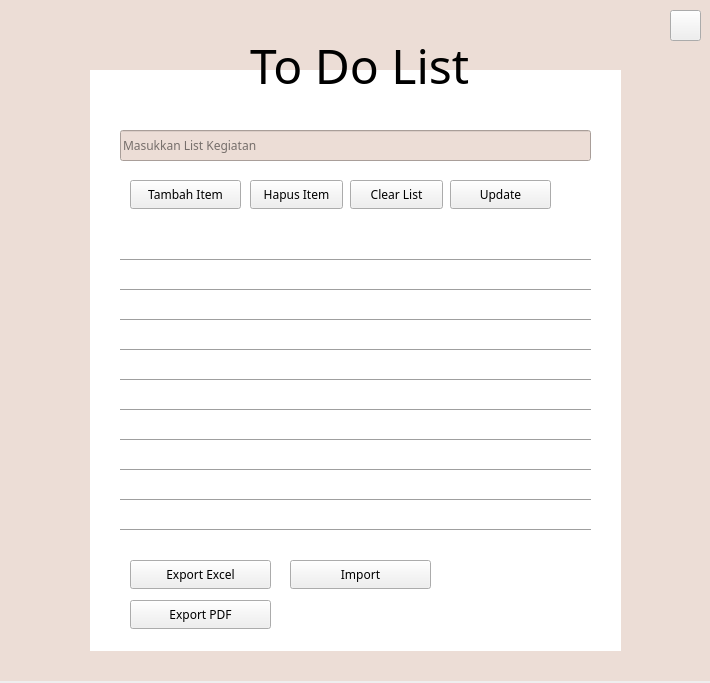
<?xml version="1.0" encoding="UTF-8"?>
<ui version="4.0">
 <class>Widget</class>
 <widget class="QWidget" name="Widget">
  <property name="geometry">
   <rect>
    <x>0</x>
    <y>0</y>
    <width>710</width>
    <height>683</height>
   </rect>
  </property>
  <property name="windowTitle">
   <string>Widget</string>
  </property>
  <widget class="QLineEdit" name="additem_line_edit">
   <property name="geometry">
    <rect>
     <x>120</x>
     <y>130</y>
     <width>471</width>
     <height>31</height>
    </rect>
   </property>
   <property name="font">
    <font>
     <family>Poppins</family>
    </font>
   </property>
   <property name="styleSheet">
    <string notr="true">background-color: rgb(236, 221, 214);</string>
   </property>
   <property name="inputMask">
    <string/>
   </property>
   <property name="placeholderText">
    <string>Masukkan List Kegiatan</string>
   </property>
  </widget>
  <widget class="QListWidget" name="my_list">
   <property name="geometry">
    <rect>
     <x>120</x>
     <y>230</y>
     <width>471</width>
     <height>331</height>
    </rect>
   </property>
   <property name="minimumSize">
    <size>
     <width>0</width>
     <height>150</height>
    </size>
   </property>
   <property name="font">
    <font>
     <family>Poppins</family>
     <pointsize>10</pointsize>
    </font>
   </property>
   <property name="toolTip">
    <string/>
   </property>
   <property name="frameShape">
    <enum>QFrame::NoFrame</enum>
   </property>
   <property name="frameShadow">
    <enum>QFrame::Plain</enum>
   </property>
   <property name="lineWidth">
    <number>0</number>
   </property>
   <property name="selectionMode">
    <enum>QAbstractItemView::SingleSelection</enum>
   </property>
   <property name="spacing">
    <number>4</number>
   </property>
   <property name="viewMode">
    <enum>QListView::ListMode</enum>
   </property>
  </widget>
  <widget class="QPushButton" name="clear_all">
   <property name="geometry">
    <rect>
     <x>350</x>
     <y>180</y>
     <width>93</width>
     <height>29</height>
    </rect>
   </property>
   <property name="font">
    <font>
     <family>Poppins</family>
    </font>
   </property>
   <property name="text">
    <string>Clear List</string>
   </property>
  </widget>
  <widget class="QPushButton" name="delete_item">
   <property name="geometry">
    <rect>
     <x>250</x>
     <y>180</y>
     <width>93</width>
     <height>29</height>
    </rect>
   </property>
   <property name="font">
    <font>
     <family>Poppins</family>
    </font>
   </property>
   <property name="text">
    <string>Hapus Item</string>
   </property>
  </widget>
  <widget class="QPushButton" name="add_item">
   <property name="geometry">
    <rect>
     <x>130</x>
     <y>180</y>
     <width>111</width>
     <height>29</height>
    </rect>
   </property>
   <property name="font">
    <font>
     <family>Poppins</family>
    </font>
   </property>
   <property name="text">
    <string>Tambah Item</string>
   </property>
  </widget>
  <widget class="QPushButton" name="ekspor">
   <property name="geometry">
    <rect>
     <x>130</x>
     <y>560</y>
     <width>141</width>
     <height>29</height>
    </rect>
   </property>
   <property name="font">
    <font>
     <family>Poppins</family>
    </font>
   </property>
   <property name="text">
    <string>Export Excel</string>
   </property>
  </widget>
  <widget class="QPushButton" name="impor">
   <property name="geometry">
    <rect>
     <x>290</x>
     <y>560</y>
     <width>141</width>
     <height>29</height>
    </rect>
   </property>
   <property name="font">
    <font>
     <family>Poppins</family>
    </font>
   </property>
   <property name="text">
    <string>Import</string>
   </property>
  </widget>
  <widget class="QPushButton" name="ekspor_pdf">
   <property name="geometry">
    <rect>
     <x>130</x>
     <y>600</y>
     <width>141</width>
     <height>29</height>
    </rect>
   </property>
   <property name="font">
    <font>
     <family>Poppins</family>
    </font>
   </property>
   <property name="text">
    <string>Export PDF</string>
   </property>
  </widget>
  <widget class="QLabel" name="keterangan">
   <property name="geometry">
    <rect>
     <x>130</x>
     <y>210</y>
     <width>311</width>
     <height>20</height>
    </rect>
   </property>
   <property name="font">
    <font>
     <family>Poppins</family>
     <pointsize>7</pointsize>
    </font>
   </property>
   <property name="styleSheet">
    <string notr="true">#keterangan{
	color: rgb(255, 0, 0);
}</string>
   </property>
   <property name="text">
    <string/>
   </property>
  </widget>
  <widget class="QPushButton" name="exit">
   <property name="geometry">
    <rect>
     <x>670</x>
     <y>10</y>
     <width>31</width>
     <height>31</height>
    </rect>
   </property>
   <property name="cursor">
    <cursorShape>PointingHandCursor</cursorShape>
   </property>
   <property name="text">
    <string/>
   </property>
   <property name="icon">
    <iconset>
     <normaloff>sit.png</normaloff>sit.png</iconset>
   </property>
   <property name="checkable">
    <bool>false</bool>
   </property>
  </widget>
  <widget class="QPushButton" name="update">
   <property name="geometry">
    <rect>
     <x>450</x>
     <y>180</y>
     <width>101</width>
     <height>29</height>
    </rect>
   </property>
   <property name="font">
    <font>
     <family>Poppins</family>
    </font>
   </property>
   <property name="text">
    <string>Update</string>
   </property>
  </widget>
  <widget class="QLabel" name="label">
   <property name="geometry">
    <rect>
     <x>90</x>
     <y>70</y>
     <width>531</width>
     <height>581</height>
    </rect>
   </property>
   <property name="styleSheet">
    <string notr="true">background-color: rgb(255, 255, 255);</string>
   </property>
   <property name="text">
    <string/>
   </property>
  </widget>
  <widget class="QLabel" name="label_2">
   <property name="geometry">
    <rect>
     <x>250</x>
     <y>20</y>
     <width>231</width>
     <height>91</height>
    </rect>
   </property>
   <property name="font">
    <font>
     <family>Poppins</family>
     <pointsize>36</pointsize>
     <bold>false</bold>
    </font>
   </property>
   <property name="text">
    <string>To Do List</string>
   </property>
  </widget>
  <widget class="QLabel" name="label_3">
   <property name="geometry">
    <rect>
     <x>0</x>
     <y>0</y>
     <width>711</width>
     <height>681</height>
    </rect>
   </property>
   <property name="styleSheet">
    <string notr="true">background-color: rgb(236, 221, 214);</string>
   </property>
   <property name="text">
    <string/>
   </property>
  </widget>
  <widget class="Line" name="line">
   <property name="geometry">
    <rect>
     <x>120</x>
     <y>250</y>
     <width>471</width>
     <height>20</height>
    </rect>
   </property>
   <property name="styleSheet">
    <string notr="true">color: rgb(236, 221, 214);</string>
   </property>
   <property name="orientation">
    <enum>Qt::Horizontal</enum>
   </property>
  </widget>
  <widget class="Line" name="line_2">
   <property name="geometry">
    <rect>
     <x>120</x>
     <y>280</y>
     <width>471</width>
     <height>20</height>
    </rect>
   </property>
   <property name="styleSheet">
    <string notr="true">color: rgb(236, 221, 214);</string>
   </property>
   <property name="orientation">
    <enum>Qt::Horizontal</enum>
   </property>
  </widget>
  <widget class="Line" name="line_3">
   <property name="geometry">
    <rect>
     <x>120</x>
     <y>310</y>
     <width>471</width>
     <height>20</height>
    </rect>
   </property>
   <property name="styleSheet">
    <string notr="true">color: rgb(236, 221, 214);</string>
   </property>
   <property name="orientation">
    <enum>Qt::Horizontal</enum>
   </property>
  </widget>
  <widget class="Line" name="line_4">
   <property name="geometry">
    <rect>
     <x>120</x>
     <y>340</y>
     <width>471</width>
     <height>20</height>
    </rect>
   </property>
   <property name="styleSheet">
    <string notr="true">color: rgb(236, 221, 214);</string>
   </property>
   <property name="orientation">
    <enum>Qt::Horizontal</enum>
   </property>
  </widget>
  <widget class="Line" name="line_5">
   <property name="geometry">
    <rect>
     <x>120</x>
     <y>370</y>
     <width>471</width>
     <height>20</height>
    </rect>
   </property>
   <property name="styleSheet">
    <string notr="true">color: rgb(236, 221, 214);</string>
   </property>
   <property name="orientation">
    <enum>Qt::Horizontal</enum>
   </property>
  </widget>
  <widget class="Line" name="line_6">
   <property name="geometry">
    <rect>
     <x>120</x>
     <y>400</y>
     <width>471</width>
     <height>20</height>
    </rect>
   </property>
   <property name="styleSheet">
    <string notr="true">color: rgb(236, 221, 214);</string>
   </property>
   <property name="orientation">
    <enum>Qt::Horizontal</enum>
   </property>
  </widget>
  <widget class="Line" name="line_7">
   <property name="geometry">
    <rect>
     <x>120</x>
     <y>430</y>
     <width>471</width>
     <height>20</height>
    </rect>
   </property>
   <property name="styleSheet">
    <string notr="true">color: rgb(236, 221, 214);</string>
   </property>
   <property name="orientation">
    <enum>Qt::Horizontal</enum>
   </property>
  </widget>
  <widget class="Line" name="line_8">
   <property name="geometry">
    <rect>
     <x>120</x>
     <y>460</y>
     <width>471</width>
     <height>20</height>
    </rect>
   </property>
   <property name="styleSheet">
    <string notr="true">color: rgb(236, 221, 214);</string>
   </property>
   <property name="orientation">
    <enum>Qt::Horizontal</enum>
   </property>
  </widget>
  <widget class="Line" name="line_9">
   <property name="geometry">
    <rect>
     <x>120</x>
     <y>490</y>
     <width>471</width>
     <height>20</height>
    </rect>
   </property>
   <property name="styleSheet">
    <string notr="true">color: rgb(236, 221, 214);</string>
   </property>
   <property name="orientation">
    <enum>Qt::Horizontal</enum>
   </property>
  </widget>
  <widget class="Line" name="line_10">
   <property name="geometry">
    <rect>
     <x>120</x>
     <y>520</y>
     <width>471</width>
     <height>20</height>
    </rect>
   </property>
   <property name="styleSheet">
    <string notr="true">color: rgb(236, 221, 214);</string>
   </property>
   <property name="orientation">
    <enum>Qt::Horizontal</enum>
   </property>
  </widget>
  <zorder>label_3</zorder>
  <zorder>label</zorder>
  <zorder>additem_line_edit</zorder>
  <zorder>my_list</zorder>
  <zorder>clear_all</zorder>
  <zorder>delete_item</zorder>
  <zorder>add_item</zorder>
  <zorder>ekspor</zorder>
  <zorder>impor</zorder>
  <zorder>ekspor_pdf</zorder>
  <zorder>keterangan</zorder>
  <zorder>exit</zorder>
  <zorder>update</zorder>
  <zorder>label_2</zorder>
  <zorder>line</zorder>
  <zorder>line_2</zorder>
  <zorder>line_3</zorder>
  <zorder>line_4</zorder>
  <zorder>line_5</zorder>
  <zorder>line_6</zorder>
  <zorder>line_7</zorder>
  <zorder>line_8</zorder>
  <zorder>line_9</zorder>
  <zorder>line_10</zorder>
 </widget>
 <resources/>
 <connections/>
</ui>
